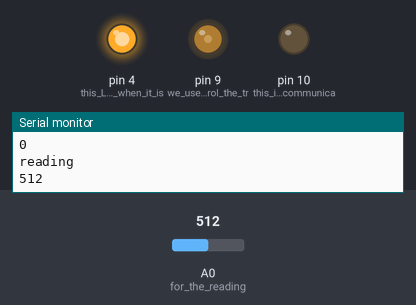
Bench run of a sketch on a simulated Arduino Uno, built with avr-gcc and run on an emulated ATmega328P. On the bench: output pins drawn as LEDs (lit = HIGH), the last lines printed to the serial monitor. The test bench sets the inputs (shaded band); at power-on: A0 (for_the_reading) = 512. The local clock reads 2024-03-15 10:24:30 at power-on unless the sketch sets it; storage starts empty. At 91.0 s the program stops and its outputs stay as they are.

Above: at 0.1 s.
At 90.1 s:
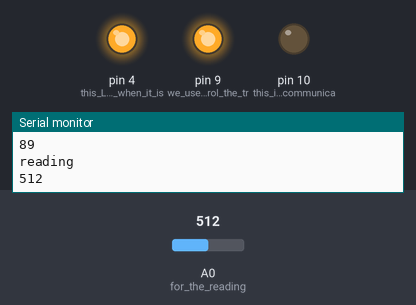
At 91.1 s:
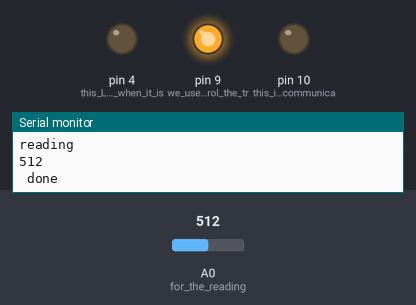
Timing chart, 0 to 92.5 s (numbered marks = the images above):
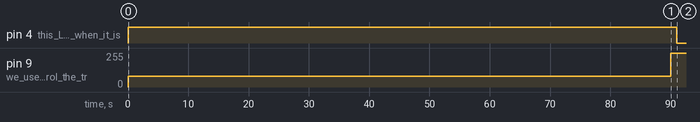

The sketch:

mq7_SD_b.ino
```cpp
// Veronique Lankar
// see mq7_test for comments.
// we clean for 60s then collect data for 90s (so 90 data). then we clean again for next time.
//
// 5/6/2020 testing the sensor for CO. bought at amazon


#include <TimerOne.h>
#include "SD.h" // header for the SD linrary
#include <Wire.h> // header for the I2c protocol
#include "RTClib.h" // for the clock
RTC_PCF8523 rtc; // instance of the clock. See adafruit.
// for the data logging shield, pin 10 is for chip select for the SPI protocol. The other pins are 11,12,13
const int chipSelect = 10;  // we use pin 10. tis is important.

// the logging file that will be recorded in the SD card.
File logfile;


void setup()
{
    Serial.begin(9600);
    pinMode(4, OUTPUT);  // this LED is on when it is recording.
  pinMode(9, OUTPUT);   // we use  to control the transistor.
  // we set the period of the PWM mode for pin 9 and 10. 16 us period means a 62,500 Hz frequency as suggested in the paper
    Timer1.initialize(16); // timer 1 -  units in microseconds for the period . f=62,500Hz T=16us
  pinMode(A0, INPUT); // for the reading

      // initialize the SD card. diaply on screen message error.
   Serial.print("Initializing SD card...");
  // make sure that the default chip select pin is set to 10

  // output, even if you don't use it:
  pinMode(10, OUTPUT); // this is for I2C communication for the SD card

  // see if the card is present and can be initialized:
  if (!SD.begin(chipSelect)) {
    Serial.println("Card failed, or not present");
    // don't do anything more:
    return;
  }
  Serial.println("card initialized.");

  // create a new file. but we want to make sure not to overwrite a file previously created. Otherwise er create another one. up to 99 logfiles
  char filename[] = "LOGGER00.CSV";
  for (uint8_t i = 0; i < 100; i++) {
    filename[6] = i/10 + '0';
    filename[7] = i%10 + '0';
    if (! SD.exists(filename)) {
      // only open a new file if it doesn't exist
      logfile = SD.open(filename, FILE_WRITE);
      break;  // leave the loop!
    }
  }


 // Serial.print("Logging to: "); // uncomment if you use the monitor.
  //Serial.println(filename);
  Wire.begin();
}

void loop()
{
     digitalWrite(4, HIGH); // turn on the light so we know it is recording.


      Serial.println(" clearing the sensor of gases");
  // Apply 5V for 60 seconds, don't use these readings for CO measurement.
    Timer1.pwm(9, 1023); // that should be 5V
  for (int i=0;i++;i<60){
  delay(1000);
  }
  // Apply 1.4V for 90 seconds, use these readings for CO measurement.
  int j=0;
  Timer1.pwm(9, 330); // that should be 1.4V
  while(j<90) {
    Serial.println(j);
  Serial.println("reading");
   Serial.println(analogRead(A0));
   logfile.print(j);
   logfile.print(",");
   logfile.println(analogRead(A0));
  delay(999);
  j++;
  }
    // Apply 5V for 60 seconds, don't use these readings for CO measurement.
    Timer1.pwm(9, 1023); // that should be 5V
  for (int i=0;i++;i<60){
  delay(1000);
  }


      Timer1.pwm(9, 1023); // that should be 5V
  for (int i=0;i++;i<60){
  delay(1000);
  }

   //  rtc.adjust(DateTime(F(__DATE__), F(__TIME__)));
    DateTime now = rtc.now();
    logfile.print(now.year(), DEC);
    logfile.print(',');
    logfile.print(now.month(), DEC);
    logfile.print(',');
    logfile.print(now.day(), DEC);
    logfile.print(',');
    logfile.print(now.hour(), DEC);
    logfile.print(',');
    logfile.print(now.minute(), DEC);
    delay(1000);
    Serial.println(" done");
    logfile.close();
    digitalWrite(4, LOW);
    while(1) {}
  }
```

Measured:
- by itself, pin 4 (this_LED_is_on_when_it_is): LOW → HIGH at 0.03 s, → LOW 91.0 s later
- by itself, pin 9 (we_use__to_control_the_tr): 0/255 → 82/255 at 0.03 s, → 255/255 90.0 s later
